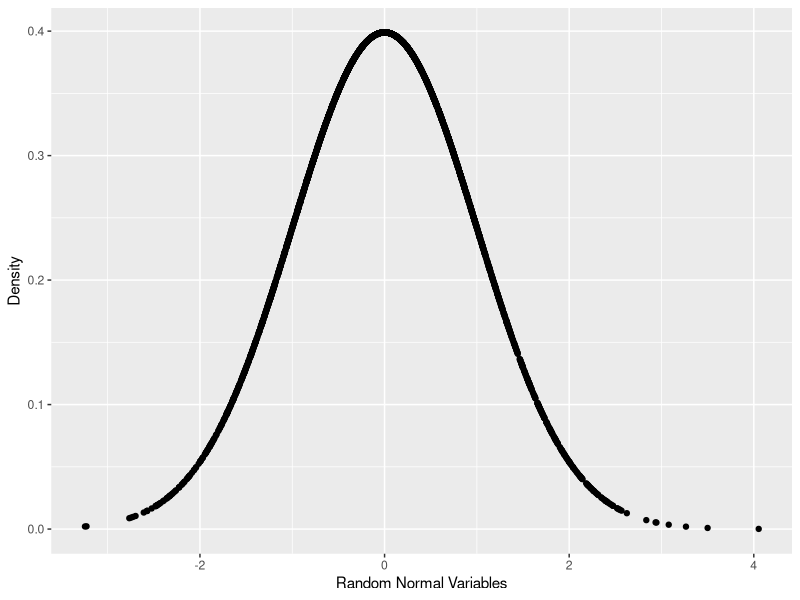
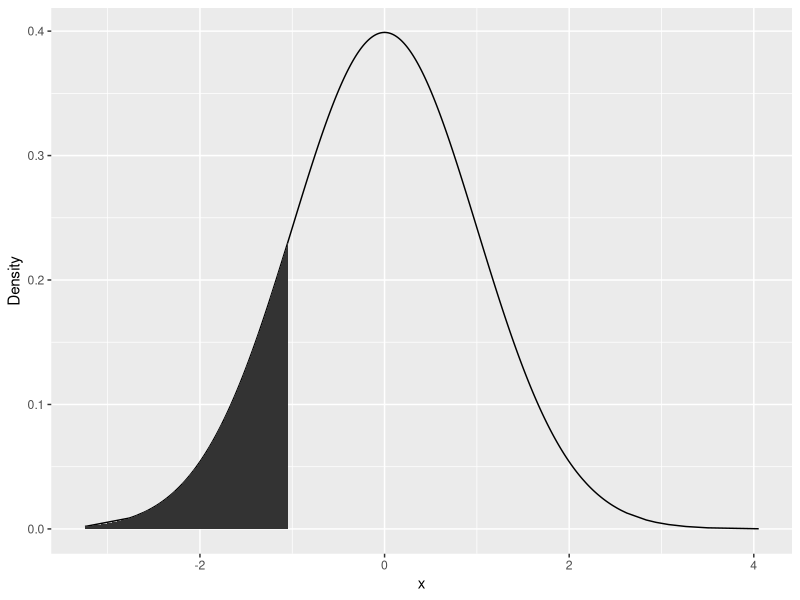
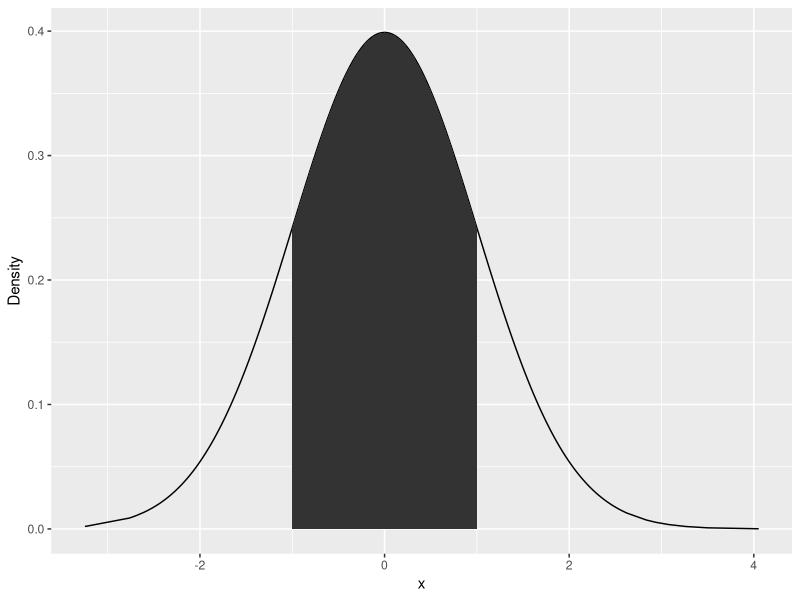
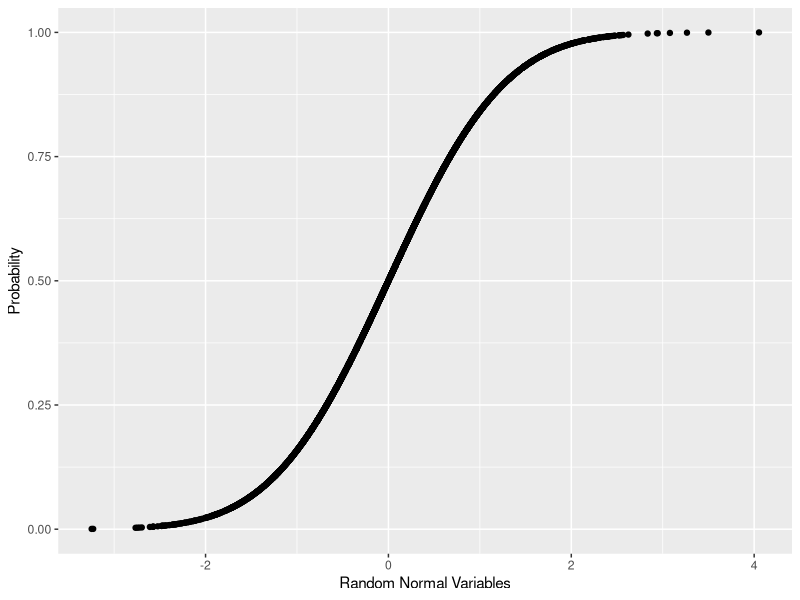
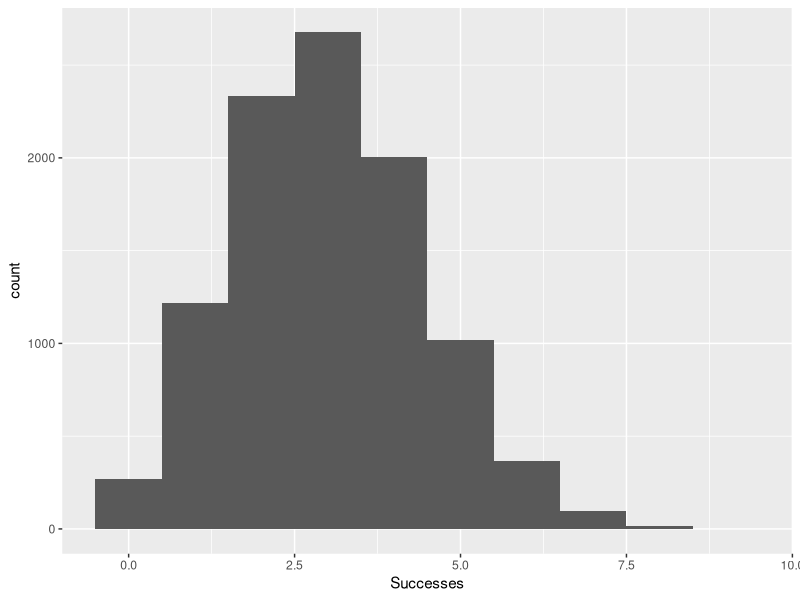
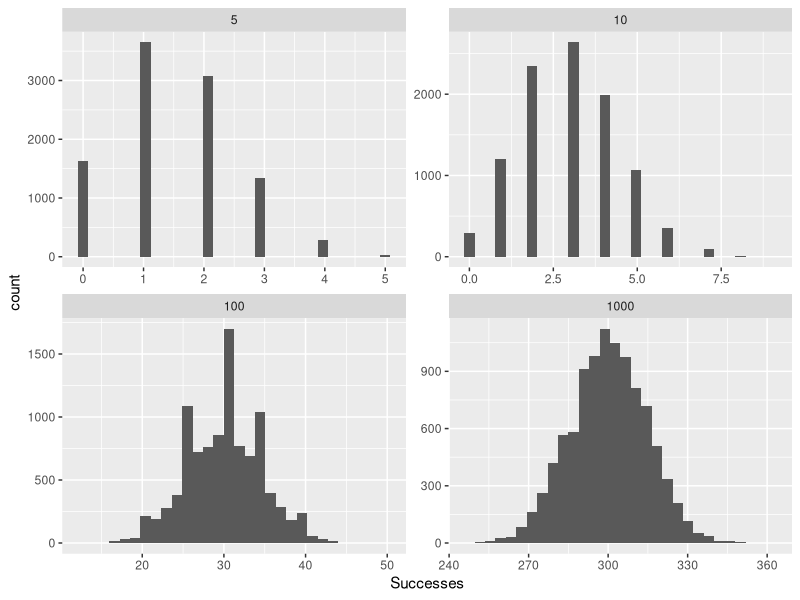

Generate these figures, in order, with R: (Note: this script raises an error after producing the figures.)
library(tidyverse)

rnorm(n=10)
rnorm(n=10, mean=100, sd=20)

randNorm10 <- rnorm(10)
dnorm(randNorm10)

dnorm(c(-1, 0, 1))

randNorm <- rnorm(3000)
randDensity <- dnorm(randNorm)

randTable <- tibble(randNorm, randDensity)

ggplot(randTable, aes(x = randNorm, y = randDensity)) +
  geom_point() + labs(x = "Random Normal Variables", 
                      y = "Density")

pnorm(randNorm10)
pnorm(c(-3, 0, 3))
pnorm(-1)

pnorm(1) - pnorm(0)
pnorm(1) - pnorm(-1)

p <- ggplot(randTable) + aes(x = randNorm, y = randDensity) +
  geom_line() + labs(x = "x", y = "Density")

neg1Seq <- seq(from=min(randNorm), to=-1, by=.1)

lessThanNeg1 <- tibble(x=neg1Seq, y=dnorm(neg1Seq))

head(lessThanNeg1)

lessThanNeg1 <- rbind(c(min(randNorm), 0),
                          lessThanNeg1,
                          c(max(lessThanNeg1$x), 0))

p + geom_polygon(data=lessThanNeg1, aes(x = x, y = y))

# create a similar sequence going from -1 to 1
neg1Pos1Seq <- seq(from = -1, to = 1, by = .1)

neg1To1 <- tibble(x=neg1Pos1Seq, y = dnorm(neg1Pos1Seq))

head(neg1To1)

neg1To1 <- rbind(c(min(neg1To1$x), 0),
                 neg1To1,
                 c(max(neg1To1$x), 0))

p + geom_polygon(data=neg1To1, aes(x=x, y=y))

randProb <- pnorm(randNorm)
ggplot(tibble(x=randNorm, y=randProb)) + aes(x=x, y=y) +
  geom_point() + labs(x="Random Normal Variables", y="Probability")

randNorm10
qnorm(pnorm(randNorm10))

all.equal(randNorm10, qnorm(pnorm(randNorm10)))

# 17.2 Binomial Distribution

rbinom(n = 1, size = 10, prob = .4)

rbinom(n = 1, size = 10, prob = .4)

rbinom(n = 5, size = 10, prob = .4)

rbinom(n = 10, size = 10, prob = .4)

rbinom(n=1, size=1, prob=.4)
rbinom(n=5, size=1, prob=.4)
rbinom(n=10, size=1, prob=.4)

binomData <- tibble(Successes=rbinom(n=10000, size=10, prob=.3))

ggplot(binomData, aes(x=Successes)) +
  geom_histogram(binwidth = 1)

binom5 <- tibble(Successes=rbinom(n=10000, size=5, prob=.3), Size=5)
dim(binom5)

binom10 <- tibble(Successes=rbinom(n=10000, size=10, prob=.3), Size=10)

dim(binom10)

head(binom10)

binom100 <- tibble(Successes=rbinom(n=10000, size=100, prob=.3), Size=100)
binom1000 <- tibble(Successes=rbinom(n=10000, size=1000, prob=.3), Size=1000)

binomAll <- bind_rows(binom5, binom10, binom100, binom1000)

dim(binomAll)

head(binomAll)
tail(binomAll)

ggplot(binomAll, aes(x=Successes)) + geom_histogram() +
  facet_wrap(~Size, scales = "free")

dbinom(x=3, size=10, prob=.3)
pbinom(q=3, size=10, prob=.3)
dbinom(x=1:10, size=10, prob=.3)
pbinom(q=1:10, size=10, prob=.3)

qbinom(p=.3, size=10, prob=.3)
qbinom(p=c(.3, .35, .4, .5, .6), size=10, prob=.3)

# 17.3 Poisson Distribution

library(tidyverse)

lambda <- list(1, 2, 5, 10, 20)
n <- as.list(rep(10000, 5))
args <- list(n, lambda)

pois_df <- args %>% 
  pmap_dfc(rpois) %>% 
  rename(lambda1 = V1,
         lambda2 = V2,
         lambda5 = V3,
         lambda10 = V4,
         lambda20 = V5) %>% 
  gather(lambda, x, lambda1:lambda20) %>% 
  mutate(lambda = as.factor(as.numeric(str_extract(string=lambda,
                              pattern="\\d+"))))

ggplot(pois_df, aes(x=x)) +
  geom_histogram(binwidth = 1) +
  facet_wrap(~ lambda) + ggtitle("Probability Mass Function")

ggplot(pois_df, aes(x=x)) +
  geom_density(aes(group=lambda, color=lambda, fill=lambda), 
               adjust = 4, alpha = 1/2) +
  scale_color_discrete() + scale_fill_discrete() +
  ggtitle("Probability Mass Function")

